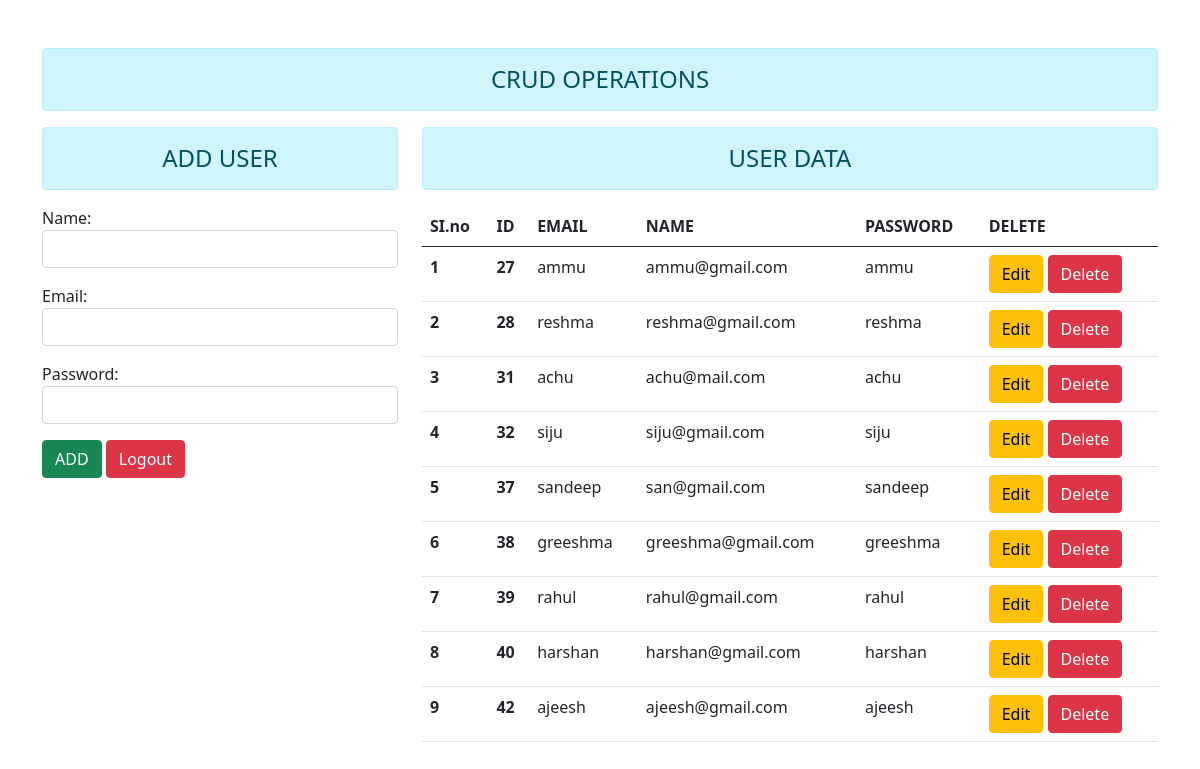
Page /add on the committed database.
### home/models.py (models this page shows)
class Amodel(models.Model):
    name = models.CharField(max_length=100)
    email = models.EmailField(max_length=100)
    password = models.CharField(max_length=100)

### home/views.py (the view)
# urls.py: path('add', views.add, name="add"),
def add(request):
    if request.method=="POST":
        fm =student(request.POST)
        if fm.is_valid():
            fm.save()
        fm = student()
        stu=Amodel.objects.all()
    else:
        fm = student()
        stu=Amodel.objects.all()
    return render(request,'add.html',{'fm':fm,'stu':stu})

### home/forms.py (shortened to what this page needs)
class student(forms.ModelForm):
     class Meta:
         model=Amodel
         fields = ['name','email','password']
         widgets={
             'name':forms.TextInput(attrs={'class': 'form-control'}),
             'email':forms.EmailInput(attrs={'class': 'form-control'}),
             'password':forms.PasswordInput(attrs={'class': 'form-control'}),
         }

### templates/add.html (shortened to what this page needs)
{% extends 'base.html' %}
{% block content %}
<h4 class="text-center alert alert-info">CRUD OPERATIONS</h4>
     <div class="row">
        <div class="col-sm-4">
            <h4 class="text-center alert alert-info">ADD USER</h4>
            <form action="" method="post">
              {{fm.as_p}}
              <input type="submit" class="btn btn-success" value="ADD">
              <a href="{% url 'adminlogin' %}" class="btn btn-danger">Logout</a>
            </form>
        </div>
        <div class="col-sm-8">
        <h4 class="text-center alert alert-info">USER DATA</h4>
        <table class="table table-hover">
            <thead>
              <tr>
                <th scope="col">SI.no</th>
                <th scope="col">ID</th>
                <th scope="col">EMAIL</th>
                <th scope="col">NAME</th>
                <th scope="col">PASSWORD</th>
                <th scope="col">DELETE</th>
              </tr>
            </thead>
            <tbody>
{% for i in stu %}
                <tr>
                    <th>{{forloop.counter}}</th>
                    <th scope="row">{{i.id}}</th>
                    <td>{{i.name}}</td>
                    <td>{{i.email}}</td>
                    <td>{{i.password}}</td>
                    <td>
                        <a href="/edit/{{i.id}}" class="btn btn-warning">Edit</a>
                        <a href="/delete/{{i.id}}" class="btn btn-danger">Delete</a>
                    </td>
                  </tr>
{% endfor%}
            </tbody>
        </table>
        </div>
     </div>
{% endblock content %}

### templates/base.html (shortened to what this page needs)
<!doctype html>
<html lang="en">
  <head>
    <link href="https://cdn.jsdelivr.net/npm/bootstrap@5.0.2/dist/css/bootstrap.min.css" rel="stylesheet">
  </head>
  <body>
    <div class="container mt-5">
        {% block content %}
        {% endblock content %}
    </div>
  </body>
</html>

### templates/base.html (style rules this page uses)
body { background:ash; }

### rows in the picture
Amodel: id "27", name "ammu", email "ammu@gmail.com", password "ammu"
Amodel: id "28", name "reshma", email "reshma@gmail.com", password "reshma"
Amodel: id "31", name "achu", email "achu@mail.com", password "achu"
Amodel: id "32", name "siju", email "siju@gmail.com", password "siju"
Amodel: id "37", name "sandeep", email "san@gmail.com", password "sandeep"
Amodel: id "38", name "greeshma", email "greeshma@gmail.com", password "greeshma"
Amodel: id "39", name "rahul", email "rahul@gmail.com", password "rahul"
Amodel: id "40", name "harshan", email "harshan@gmail.com", password "harshan"
Amodel: id "42", name "ajeesh", email "ajeesh@gmail.com", password "ajeesh"
